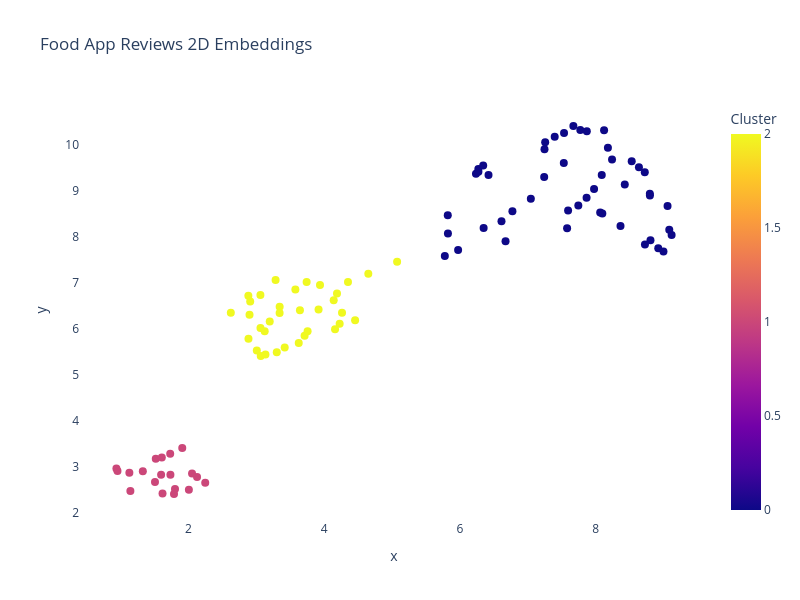

The cell this chart's notebook holds for it:
### Code cell
import plotly.express as px

# Create a DataFrame for the data
cluster_df = pd.DataFrame({
    'x': embeddings_2d[:, 0],
    'y': embeddings_2d[:, 1],
    'label': cluster_labels,
    'sentence': data['Review']
})

# Create an interactive scatter plot using plotly
fig = px.scatter(
    cluster_df,
    x='x', y='y',
    color='label',
    hover_name='sentence',
    title='Food App Reviews 2D Embeddings',
    labels={'label': 'Cluster'},
    width=800,  # Adjust the width as desired
    height=600,  # Adjust the height as desired
)

fig.update_traces(
    marker=dict(size=8)  # Adjust the size value as needed
)

# Set the background color to black
fig.update_layout(
    plot_bgcolor='white',
)

fig.show()

### Figure 1 — Plotly figure (JSON) as saved in the notebook; plotly's stock layout.template omitted (floating-point values rounded to 4 significant figures)
{"data": [{"hovertemplate": "<b>%{hovertext}</b><br><br>x=%{x}<br>y=%{y}<br>Cluster=%{marker.color}<extra></extra>", "hovertext": ["Delivery was faster than a ninja on caffeine. Im ready to chow down!", "Im pretty sure they had a wall made of recycled cans. Or was it shoes?", "Dude Im not even mad they were late. Food arrived like a surprise party!", "Chhole bhature yaar! Sunday indulgence crispy bhature FTW.", "The place had a vibe but I cant quite put my finger on it. Hipster? Unicorn?", "Hakka noodles FTW! Desi-Chinese fusion for life.", "Pasta was alright yaar. More masala couldve made it sing.", "Im telling you it was like stepping into the future. Or was it the 90s?", "I was starving but the food came faster than I could say hangry. Good stuff.", "Burgers are my jam but this one was kinda meh. Needed more zing.", "Sushi was like a flavor adventure. Mini party in my mouth.", "Dude there was like this mural on the wall. It was a cat no wait a panda?", "Got the delivery. Ate some. Not bad.", "Delivery was like chillin in slow-mo. Ive aged at least a year waiting.", "cheesy nirvana bro. Cheese everywhere happy tummy.", "Yo they delivered my grub so fast I barely had time to blink. Legendary speed!", "Greek salad? Healthy vibes but missing that masala.", "Chole kulche vibes dude. Spicy chickpeas fluffy kulche – love it.", "I walked in and thought This is it this is the place. But what it was no clue.", "Im convinced they use teleportation for deliveries. Thats some next-level speed.", "Pani puri for life man! Tangy spicy street food love.", "Samosas were like little pockets of happiness. Spicy and crispy da best.", "I stepped in and was hit by a wall of like smells. Could be food could be candles.", "Food took so long I had time to write a novel about my hunger. Not amused.", "Delivery guy came. Food happened. Average.", "Okay there was like this fountain thingy. Was it water? Im not sure man.", "Pizza was meh dude. Missing that desi twist ya know?", "Burgers are life but this one was a bit blah. Needed more oomph.", "I saw like a disco ball? But it wasnt a disco place. Or maybe it was? Huh.", "Samosas were like little packets of joy. Crunchy spicy awesome.", "So like the place was you know kinda nice? There were like lights and stuff.", "Ugh the samosas I got were meh. So dry and bland yaar.", "Meaty and dreamy.", "BBQ ribs? Finger-lickin good bruh. Sauce everywhere!", "Food arrived fashionably late but at least Im full now. Late-night munchies sorted.", "Paneer dosa? Desi breakfast goals achieved bruh.", "Mac n cheese dude! Ultimate comfort food vibes.", "Dude that butter chicken was like BOOM! My mouth is still partying.", "Pav bhaji vibes yaar. Tangy spicy Mumbai street food bliss.", "Biryani was a flavor explosion bruh. Spices doing a happy dance.", "Biryani was a flavor bomb bro. Spices going wild taste buds dancing.", "Paneer tikka masala was lit bro! Creamy spicy yaaas.", "Kaju katli fam! Diwali mode: on. Sweet nutty divine.", "Delivery happened. I ate. Nothing special.", "Alright it was dimly lit like a vampire hangout. But like in a cool way.", "Ordered some grub. Ate it all. Alright.", "I think they tried to be fancy? There were chandeliers and stuff maybe even gold.", "Avo toast? Overrated AF. Just smashed avo on bread like really?", "The ambiance was like woah eclectic. I spotted like three different wallpapers.", "Samosas fam! Spicy crunchy ultimate comfort food.", "Received the order. Had a bite. So-so.", "Paneer tikka rolls? Fast food love desi style. Tummy happy.", "Biryani was a spice parade yaar. Spices were dancing in my mouth.", "Pasta was okay bro. Needed more masala Italian-style desi.", "Kadai paneer? Spices level: awesome. Paneer power!", "Paneer tikka rolls? Fast food dreams coming true dude.", "Tacos were meh ya know? Needed more spice and awesomeness.", "There were like waiters in bowties? Or were they clowns? My memorys blurry.", "Yo this place was like a whole aesthetic like an art gallery for food or whatever.", "Food got here just in time to save me from becoming a hangry monster. Phew!", "Didn't get it on time. Very cold food.", "Pizza finally got here. Took longer than a sloth running a marathon. Not cool.", "Food arrived. I ate. It was okay.", "Pasta was okay fam. Needed more masala for desi twist.", "So the lighting was like mood lighting but also like regular lighting. Ambiguous.", "Sushi was an interesting ride. Sushi samosas anyone?", "Biryani was legit da bomb! Spices were like hello flavor town.", "Pasta was aight dude. Needed more masala for desi charm.", "Ate a snack while waiting for the delivery. And another. And another. You get it.", "Ordered then binged a whole show and still no food. Whats the point though?", "Pizza was good man. More cheese wouldve been epic though.", "I think the delivery person went sightseeing before dropping off my order. So slow.", "Pav bhaji was like a party in my mouth. Spicy tangy perfection.", "Okay picture this: plants everywhere. Or were they just fake? Hard to say man.", "Philly cheesesteak? Cheesy coma bro. Napped like a boss.", "Got my order. Ate. Generic stuff.", "Okay so they said 30 minutes but I couldve baked a cake in that time. Seriously?", "Their delivery game is on point. Food got here quicker than I can say hangry.", "I ordered then took a nap and boom foods here. Not sure if thats good or bad.", "Pav bhaji was like a flavor explosion dude. Street food awesomeness.", "Panipuri was quite horrible. I threw up an hour later.", "I was expecting a food coma by now but nope still waiting. Not cool guys.", "I felt like I was in a movie you know? Like a rom-com but with more chairs.", "Chicken tikka rolls? Fast food heaven right in my mouth.", "Ugh they made me wait so long that I aged like 10 years. Food better be worth it.", "The vada pav was like feels all over my mouth.", "Ramen vibes man. Slurping noodles like a boss college days all over.", "Pav bhaji vibes man. Spicy tangy street food at home.", "Waiting for the delivery was like watching paint dry. The food better be divine.", "Paneer tikka rolls? Desi fast food love every bite a party.", "I went in and like felt vibes man. The vibes were like totally vibing.", "The delivery was like supersonic fast. I was impressed and my tummys happy.", "Biryani game strong fam! Inhaled it faster than my WiFi.", "I blinked and the food magically appeared. Not really but they were fast yo!", "Dude the joint had like music but I cant remember if it was like jazz or EDM.", "Biryani was the flavor hero yaar. Spices were popping party in my mouth.", "Food arrived. I had a taste. Pretty standard.", "Food was delivered. I ate. Cant complain.", "Bao buns? Fluffy clouds of yum. Im in bao heaven.", "Ugh it was so cozy you wouldnt believe. I mean they had chairs and tables.", "Ordered food. Ate it. Meh."], "legendgroup": "", "marker": {"color": [2, 1, 2, 0, 1, 0, 0, 1, 2, 0, 0, 1, 2, 2, 0, 2, 0, 0, 1, 2, 0, 0, 2, 2, 2, 1, 0, 0, 1, 0, 1, 0, 2, 0, 2, 0, 0, 0, 0, 0, 0, 0, 0, 2, 1, 2, 1, 0, 1, 0, 2, 0, 0, 0, 0, 0, 0, 1, 1, 2, 2, 2, 2, 0, 1, 0, 0, 0, 2, 2, 0, 2, 0, 1, 0, 2, 2, 2, 2, 0, 0, 2, 1, 0, 2, 0, 0, 0, 2, 0, 1, 2, 0, 2, 1, 0, 2, 2, 0, 1, 2], "coloraxis": "coloraxis", "size": 8, "symbol": "circle"}, "mode": "markers", "name": "", "orientation": "v", "showlegend": false, "type": "scatter", "x": [3.417, 1.518, 4.159, 8.637, 1.596, 7.245, 6.27, 2.126, 4.188, 5.972, 8.365, 0.9532, 2.899, 3.3, 6.611, 2.883, 6.42, 8.089, 1.506, 3.064, 8.24, 8.066, 3.71, 3.937, 3.197, 1.143, 5.82, 5.777, 1.617, 7.744, 1.733, 7.865, 4.649, 7.044, 4.227, 7.773, 6.773, 6.671, 8.723, 8.807, 8.921, 7.869, 8.53, 3.06, 1.801, 2.623, 1.606, 7.593, 0.9373, 7.975, 2.909, 7.533, 9.084, 6.342, 8.123, 7.671, 7.578, 1.73, 1.327, 4.35, 4.262, 5.073, 3.343, 6.236, 1.786, 8.097, 8.725, 6.271, 3.122, 3.283, 5.822, 3.133, 8.797, 1.128, 6.348, 2.882, 4.454, 4.139, 3.574, 8.798, 8.18, 3.754, 2.246, 7.255, 3.74, 9.058, 7.24, 8.428, 3.624, 7.395, 2.005, 3.006, 8.998, 3.916, 2.052, 9.118, 3.642, 3.342, 7.53, 1.908, 3.059], "xaxis": "x", "y": [5.592, 3.179, 5.992, 9.5, 2.833, 9.894, 9.466, 2.785, 6.765, 7.708, 8.226, 2.916, 6.304, 5.491, 8.332, 5.783, 9.332, 9.336, 2.677, 5.412, 9.669, 8.522, 5.847, 6.95, 6.159, 2.484, 8.46, 7.577, 2.43, 8.674, 2.832, 8.838, 7.195, 8.821, 6.107, 10.31, 8.549, 7.897, 9.392, 7.922, 7.744, 10.28, 9.633, 6.016, 2.526, 6.349, 3.209, 8.562, 2.97, 9.029, 6.589, 10.24, 8.149, 9.539, 10.3, 10.4, 8.179, 3.288, 2.911, 7.013, 6.347, 7.454, 6.476, 9.36, 2.417, 8.499, 7.825, 9.406, 5.945, 7.056, 8.064, 5.442, 8.928, 2.88, 8.186, 6.716, 6.185, 6.619, 6.854, 8.891, 9.926, 5.948, 2.658, 10.04, 7.016, 8.66, 9.289, 9.13, 5.692, 10.16, 2.509, 5.531, 7.678, 6.42, 2.859, 8.035, 6.401, 6.342, 9.595, 3.413, 6.734], "yaxis": "y"}], "layout": {"coloraxis": {"colorbar": {"title": {"text": "Cluster"}}, "colorscale": [[0, "#0d0887"], [0.1111, "#46039f"], [0.2222, "#7201a8"], [0.3333, "#9c179e"], [0.4444, "#bd3786"], [0.5556, "#d8576b"], [0.6667, "#ed7953"], [0.7778, "#fb9f3a"], [0.8889, "#fdca26"], [1, "#f0f921"]]}, "height": 600, "legend": {"tracegroupgap": 0}, "plot_bgcolor": "white", "title": {"text": "Food App Reviews 2D Embeddings"}, "width": 800, "xaxis": {"anchor": "y", "domain": [0, 1], "title": {"text": "x"}}, "yaxis": {"anchor": "x", "domain": [0, 1], "title": {"text": "y"}}}}
